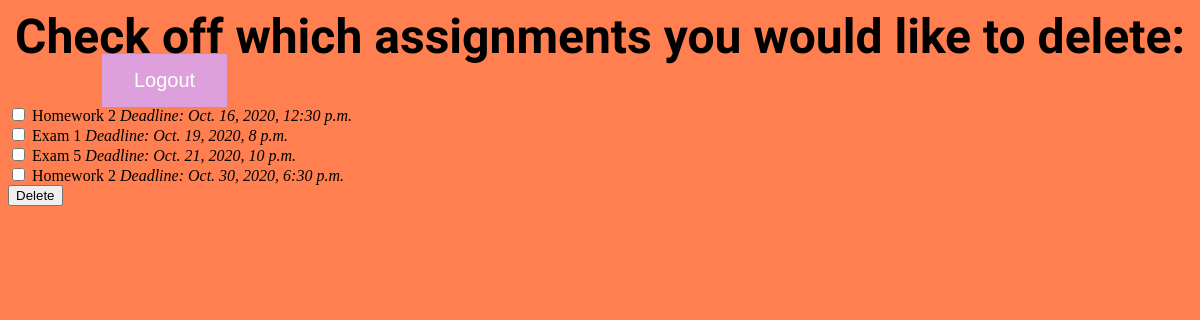
The page /scheduler/edit/assignments (signed in) on the database its author committed.
### scheduler/models.py (models this page shows)
class Assignment(models.Model):
    user = models.ForeignKey(User, on_delete=models.CASCADE, null=True)
    course = models.ForeignKey(Course, on_delete=models.CASCADE)
    Homework = 'HW'
    Quiz = 'QZ'
    Exam = 'EX'
    Assignment_Type_Choices = [
        (Homework, 'Homework'),
        (Quiz, 'Quiz'),
        (Exam, 'Exam'),
    ]
    assignment_type = models.CharField(
        max_length=2,
        choices=Assignment_Type_Choices,
        default=Homework,
    )
    assignment_name = models.CharField(max_length=25, blank=True)
    deadline = models.DateTimeField()
    time_to_complete_estimate = models.FloatField(default = 1.0)
    scheduled = models.BooleanField(default=False)

### scheduler/views.py (the view)
# urls.py: path('edit/assignments', views.edit_assignments, name = 'edit_assignments'),
@login_required(login_url='/scheduler/')
def edit_assignments(request):
    today = datetime.today()
    context = {'assignment_list': request.user.assignment_set.filter(deadline__gte=today).order_by('deadline'),}
    return render(request, 'scheduler/edit/assignments.html', context)

### scheduler/templates/scheduler/edit/assignments.html (shortened to what this page needs)
{% load static %}
<link rel="stylesheet" type="text/css" href="{% static 'scheduler/style.css' %}">
<form action="{% url 'delete_assignments' %}" method="post">
<h2>Check off which assignments you would like to delete:</h2>
{% for assignment in assignment_list %}
<input type=checkbox id='assignment{{forloop.counter}}' name='assignment{{forloop.counter}}' value='{{assignment.id}}'>
<label for='assignment{{forloop.counter}}'>{{assignment.assignment_name}} <em>Deadline: {{assignment.deadline}}</em><br>
{% endfor %}
<input type="submit" value="Delete">
</form>
{% if user.is_authenticated %}
<a href="#" onClick="document.getElementById('logoutform').submit()"><button type="button" style="position: absolute;left: 100px;top: 50px;
background-color: #DDA0DD;
border: none;
color: white;
padding: 15px 32px;
text-align: center;
text-decoration: none;
display: inline-block;
font-size: 20px;
margin: 4px 2px;
cursor: pointer;">Logout</button></a>
{% endif %}

### scheduler/static/scheduler/style.css (style rules this page uses)
h2 { text-align: center; font-family: Oswald; font-size: 48px; }
a { font-family: Oswald; font-size: 48px; }

### rows shown on the page
Assignment: assignment_name "Homework 2", deadline "Oct. 16, 2020, 12:30 p.m."
Assignment: assignment_name "Exam 1", deadline "Oct. 19, 2020, 8 p.m."
Assignment: assignment_name "Exam 5", deadline "Oct. 21, 2020, 10 p.m."
Assignment: assignment_name "Homework 2", deadline "Oct. 30, 2020, 6:30 p.m."
